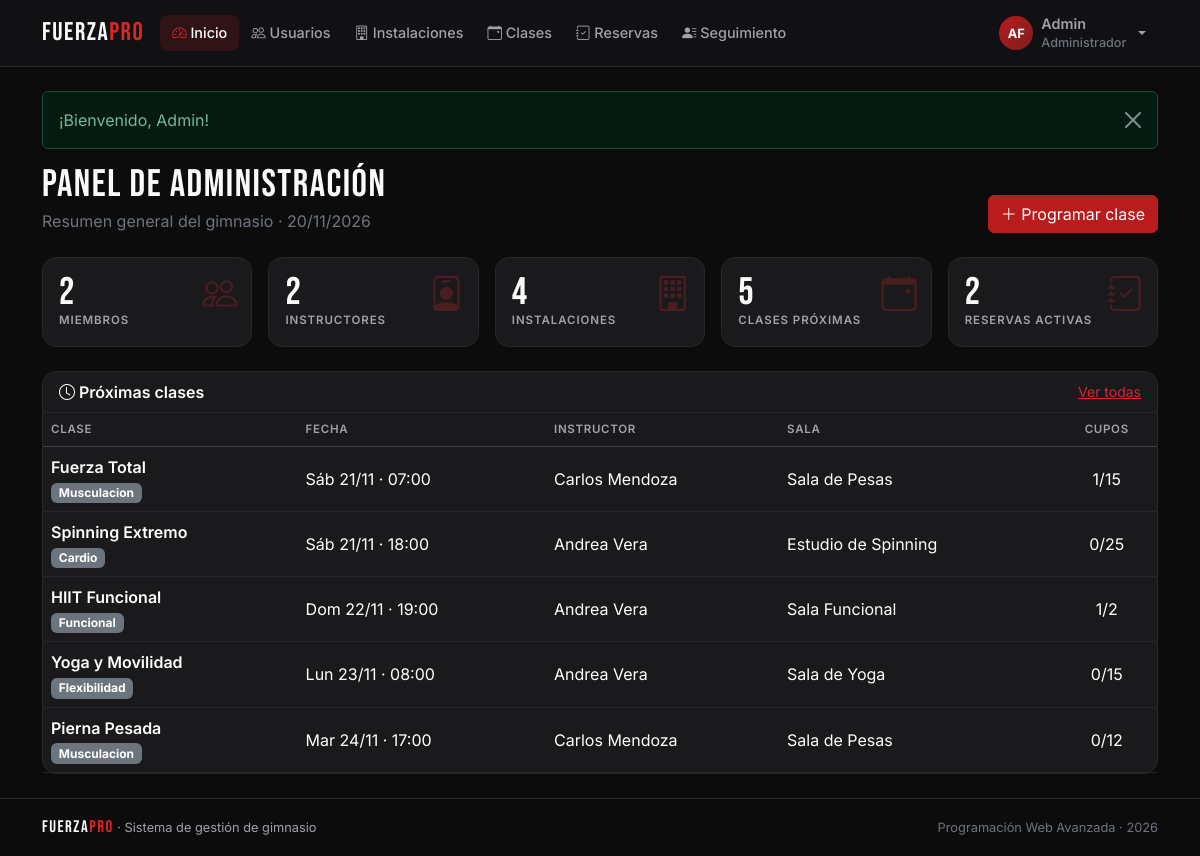
Page /index.php?r=inicio/index (signed in) on the committed database.
### tables this page shows
CREATE TABLE clases (
  id             INT AUTO_INCREMENT PRIMARY KEY,
  nombre         VARCHAR(50)  NOT NULL,
  tipo           VARCHAR(30)  NOT NULL,
  descripcion    VARCHAR(255) NULL,
  id_instructor  INT          NOT NULL,
  id_instalacion INT          NOT NULL,
  fecha_hora     DATETIME     NOT NULL,
  duracion_min   INT          NOT NULL DEFAULT 60,
  cupo           INT          NOT NULL DEFAULT 20,
  estado         ENUM('Programada','Cancelada') NOT NULL DEFAULT 'Programada',
  INDEX idx_clases_fecha (fecha_hora),
  CONSTRAINT fk_clases_instructor  FOREIGN KEY (id_instructor)  REFERENCES usuarios(id),
  CONSTRAINT fk_clases_instalacion FOREIGN KEY (id_instalacion) REFERENCES instalaciones(id)
);

CREATE TABLE instalaciones (
  id          INT AUTO_INCREMENT PRIMARY KEY,
  nombre      VARCHAR(50)  NOT NULL,
  tipo        VARCHAR(30)  NOT NULL,
  capacidad   INT          NOT NULL,
  descripcion VARCHAR(255) NULL
);

### core/Auth.php (called while the page is built, shortened)
<?php
class Auth
{
    public static function check(): bool
    {
        return isset($_SESSION['usuario']);
    }
    public static function user(): ?array
    {
        return $_SESSION['usuario'] ?? null;
    }
    public static function rol(): ?int
    {
        return $_SESSION['usuario']['id_rol'] ?? null;
    }
    public static function es(int ...$roles): bool
    {
        return self::check() && in_array(self::rol(), $roles, true);
    }
}

### core/Router.php (called while the page is built, shortened)
<?php
class Router
{
    public static function dispatch(string $ruta): void
    {
        if (!preg_match('#^([a-z]+)/([a-z]+)$#', $ruta, $m)) {
            self::noEncontrado();
        }
        [, $nombre, $accion] = $m;
        (new $clase())->$accion();
    }
}

### index.php (called while the page is built, shortened)
<?php
require __DIR__ . '/core/helpers.php';
require __DIR__ . '/core/Database.php';
require __DIR__ . '/core/Auth.php';
require __DIR__ . '/core/Model.php';
require __DIR__ . '/core/Controller.php';
require __DIR__ . '/core/Router.php';
Router::dispatch(is_string($_GET['r'] ?? null) ? $_GET['r'] : '');

### core/helpers.php (called while the page is built, shortened)
<?php
function e($valor): string
{
    return htmlspecialchars((string) ($valor ?? ''), ENT_QUOTES, 'UTF-8');
}
function url(string $ruta = 'inicio/index', array $params = []): string
{
    $params = array_merge(['r' => $ruta], $params);
    return 'index.php?' . http_build_query($params);
}
function asset(string $ruta): string
{
    $archivo = __DIR__ . '/../assets/' . $ruta;
    $version = is_file($archivo) ? filemtime($archivo) : 1;
    return 'assets/' . $ruta . '?v=' . $version;
}
function flash(?string $tipo = null, ?string $mensaje = null): array
{
    $mensajes = $_SESSION['flash'] ?? [];
    return $mensajes;
}
function fecha(?string $valor, bool $conHora = false): string
{
    $t = strtotime($valor);
    return $conHora ? date('d/m/Y H:i', $t) : date('d/m/Y', $t);
}
function fecha_clase(string $valor): string
{
    $t = strtotime($valor);
    $dias = ['Lun', 'Mar', 'Mié', 'Jue', 'Vie', 'Sáb', 'Dom'];
    return $dias[(int) date('N', $t) - 1] . ' ' . date('d/m', $t) . ' · ' . date('H:i', $t);
}
function iniciales(string $nombre, string $apellido = ''): string
{
    return mb_strtoupper(mb_substr($nombre, 0, 1) . mb_substr($apellido, 0, 1));
}

### core/Database.php (called while the page is built, shortened)
<?php
class Database
{
    private static ?PDO $pdo = null;
    public static function get(): PDO
    {
        if (self::$pdo === null) {
            $dsn = 'mysql:host=' . DB_HOST . ';port=' . DB_PORT
                 . ';dbname=' . DB_NAME . ';charset=utf8mb4';
            try {
                self::$pdo = new PDO($dsn, DB_USER, DB_PASS, [
                    PDO::ATTR_ERRMODE            => PDO::ERRMODE_EXCEPTION,
                    PDO::ATTR_DEFAULT_FETCH_MODE => PDO::FETCH_ASSOC,
                    PDO::ATTR_EMULATE_PREPARES   => false,
                ]);
                self::$pdo->exec("SET time_zone = '" . date('P') . "'");
            } catch (PDOException $e) {
                http_response_code(500);
                $detalle = DEBUG ? '<br><small>' . htmlspecialchars($e->getMessage()) . '</small>' : '';
                exit('<h3 style="font-family:sans-serif">No se pudo conectar a la base de datos.'
                    . ' Revise config/config.php e importe gimnasio.sql.' . $detalle . '</h3>');
            }
        }
        return self::$pdo;
    }
}

### core/Model.php (called while the page is built, shortened)
<?php
abstract class Model
{
    protected static function db(): PDO
    {
        return Database::get();
    }
    protected static function query(string $sql, array $params = []): PDOStatement
    {
        $st = self::db()->prepare($sql);
        $st->execute($params);
        return $st;
    }
}

### models/Clase.php (called while the page is built, shortened)
<?php
class Clase extends Model
{
    public static function listar(?int $instructor = null, string $periodo = 'proximas'): array
    {
        $sql = 'SELECT ' . self::COLUMNAS . self::DESDE . ' WHERE 1=1';
        $p = [];
        if ($periodo === 'proximas') $sql .= ' AND c.fecha_hora >= NOW()';
        $sql .= $periodo === 'pasadas' ? ' ORDER BY c.fecha_hora DESC' : ' ORDER BY c.fecha_hora';
        return self::query($sql, $p)->fetchAll();
    }
}

### views/inicio/admin.php (the view, shortened to what this page needs)
<?php
$metricas = [
    [$miembros, 'Miembros', 'people', url('usuarios/index', ['rol' => Auth::MIEMBRO])],
    [$instructores, 'Instructores', 'person-badge', url('usuarios/index', ['rol' => Auth::INSTRUCTOR])],
    [$instalaciones, 'Instalaciones', 'building', url('instalaciones/index')],
    [$clasesProx, 'Clases próximas', 'calendar-event', url('clases/index')],
    [$reservasAct, 'Reservas activas', 'journal-check', url('reservas/index', ['estado' => 'Reservada'])],
];
?>
<div class="fp-page-head">
  <div>
    <h1 class="fp-title">Panel de administración</h1>
    <p class="text-secondary mb-0">Resumen general del gimnasio · <?= fecha(date('Y-m-d')) ?></p>
  </div>
  <a href="<?= url('clases/index') ?>" class="btn btn-danger"><i class="bi bi-plus-lg"></i> Programar clase</a>
</div>
<div class="row g-3 mb-4">
  <?php foreach ($metricas as [$valor, $etiqueta, $icono, $link]): ?>
    <div class="col-6 col-md-4 col-xl">
      <a href="<?= $link ?>" class="card fp-card fp-stat h-100 text-decoration-none">
        <div class="card-body">
          <i class="bi bi-<?= $icono ?> fp-stat-icon"></i>
          <div class="fp-stat-value" data-contador="<?= (int) $valor ?>"><?= (int) $valor ?></div>
          <div class="fp-stat-label"><?= $etiqueta ?></div>
        </div>
      </a>
    </div>
  <?php endforeach; ?>
</div>
<div class="card fp-card">
  <div class="card-header d-flex justify-content-between align-items-center">
    <span class="fw-semibold"><i class="bi bi-clock"></i> Próximas clases</span>
    <a href="<?= url('clases/index') ?>" class="small link-danger">Ver todas</a>
  </div>
  <div class="table-responsive">
    <table class="table table-hover align-middle mb-0">
      <thead><tr><th>Clase</th><th>Fecha</th><th>Instructor</th><th>Sala</th><th class="text-center">Cupos</th></tr></thead>
      <tbody>
        <?php foreach ($proximas as $c): ?>
          <tr>
            <td><span class="fw-semibold"><?= e($c['nombre']) ?></span><br><span class="badge text-bg-secondary"><?= e($c['tipo']) ?></span></td>
            <td><?= fecha_clase($c['fecha_hora']) ?></td>
            <td><?= e($c['instructor']) ?></td>
            <td><?= e($c['instalacion']) ?></td>
            <td class="text-center"><?= (int) $c['ocupados'] ?>/<?= (int) $c['cupo'] ?></td>
          </tr>
        <?php endforeach; ?>
      </tbody>
    </table>
  </div>
</div>

### controllers/InicioController.php (shortened to what this page needs)
<?php
class InicioController extends Controller
{
    public function index(): void
    {
        if (Auth::es(Auth::ADMIN)) {
            $porRol = Usuario::contarPorRol();
            $this->view('inicio/admin', [
                'titulo'        => 'Panel de administración',
                'miembros'      => $porRol[Auth::MIEMBRO] ?? 0,
                'instructores'  => $porRol[Auth::INSTRUCTOR] ?? 0,
                'instalaciones' => count(Instalacion::all()),
                'clasesProx'    => Clase::contarProximas(),
                'reservasAct'   => Reserva::contarActivas(),
                'proximas'      => array_slice(Clase::listar(null, 'proximas'), 0, 6),
            ]);
            return;
        }
    }
}

### core/Controller.php (shortened to what this page needs)
<?php
abstract class Controller
{
    protected function view(string $vista, array $datos = [], bool $layout = true): void
    {
        extract($datos);
        if ($layout) require __DIR__ . '/../views/layout/header.php';
        require __DIR__ . '/../views/' . $vista . '.php';
        if ($layout) require __DIR__ . '/../views/layout/footer.php';
    }
}

### views/layout/header.php (shortened to what this page needs)
<?php
$rutaActual = is_string($_GET['r'] ?? null) ? $_GET['r'] : '';
$usuario = Auth::user();
$activo = fn(string $modulo) => str_starts_with($rutaActual, $modulo . '/') ? 'active' : '';
$menu = [];
if (Auth::es(Auth::ADMIN)) {
    $menu = [
        ['inicio', 'inicio/index', 'speedometer2', 'Inicio'],
        ['usuarios', 'usuarios/index', 'people', 'Usuarios'],
        ['instalaciones', 'instalaciones/index', 'building', 'Instalaciones'],
        ['clases', 'clases/index', 'calendar-event', 'Clases'],
        ['reservas', 'reservas/index', 'journal-check', 'Reservas'],
        ['miembros', 'miembros/index', 'person-lines-fill', 'Seguimiento'],
    ];
} elseif (Auth::es(Auth::INSTRUCTOR)) {
    $menu = [
        ['inicio', 'inicio/index', 'speedometer2', 'Inicio'],
        ['clases', 'clases/index', 'calendar-event', 'Mis clases'],
        ['miembros', 'miembros/index', 'person-lines-fill', 'Miembros'],
    ];
}
?>
<!doctype html>
<html lang="es" data-bs-theme="dark">
<head>
  <link rel="stylesheet" href="https://cdn.jsdelivr.net/npm/bootstrap@5.3.3/dist/css/bootstrap.min.css">
  <link rel="stylesheet" href="https://cdn.jsdelivr.net/npm/bootstrap-icons@1.11.3/font/bootstrap-icons.min.css">
  <link rel="stylesheet" href="<?= asset('css/styles.css') ?>">
</head>
<body>
<?php if ($usuario): ?>
<nav class="navbar navbar-expand-lg fp-navbar sticky-top">
  <div class="container">
    <a class="navbar-brand fp-logo" href="<?= url('inicio/index') ?>">FUERZA<span>PRO</span></a>
    <div class="collapse navbar-collapse" id="menuPrincipal">
      <ul class="navbar-nav me-auto mb-2 mb-lg-0">
        <?php foreach ($menu as [$mod, $ruta, $icono, $texto]): ?>
          <li class="nav-item">
            <a class="nav-link <?= $activo($mod) ?>" href="<?= url($ruta) ?>">
              <i class="bi bi-<?= $icono ?>"></i> <?= $texto ?>
            </a>
          </li>
        <?php endforeach; ?>
      </ul>
      <div class="dropdown">
        <button class="btn btn-link nav-link dropdown-toggle d-flex align-items-center gap-2" data-bs-toggle="dropdown" aria-expanded="false">
          <span class="fp-avatar"><?= e(iniciales($usuario['nombre'], $usuario['apellido'])) ?></span>
          <span class="text-start lh-sm">
            <span class="d-block fw-semibold"><?= e($usuario['nombre']) ?></span>
            <small class="text-secondary"><?= e($usuario['rol']) ?></small>
          </span>
        </button>
      </div>
    </div>
  </div>
</nav>
<?php endif; ?>
<main class="container py-4 fp-main">
  <?php foreach (flash() as $f): ?>
    <div class="alert alert-<?= e($f['tipo']) ?> alert-dismissible fade show fp-flash" role="alert">
      <?= e($f['mensaje']) ?>
      <button type="button" class="btn-close" data-bs-dismiss="alert" aria-label="Cerrar"></button>
    </div>
  <?php endforeach; ?>

### views/layout/footer.php (shortened to what this page needs)
</main>
<footer class="fp-footer">
  <div class="container d-flex flex-wrap justify-content-between gap-2">
    <span><span class="fp-logo small">FUERZA<span>PRO</span></span> · Sistema de gestión de gimnasio</span>
    <span class="text-secondary">Programación Web Avanzada · <?= date('Y') ?></span>
  </div>
</footer>
<div class="toast-container position-fixed bottom-0 end-0 p-3" id="toasts"></div>
</body>
</html>

### assets/css/styles.css (style rules this page uses)
:root { --fp-bg: #0c0c0d; --fp-sur: #131315; --fp-card: #1a1a1d; --fp-brd: #27272a; --fp-brd2: #3f3f46; --fp-acc: #b91c1c; --fp-acch: #dc2626; --fp-txt: #fafafa; --fp-txt2: #a1a1aa; --fp-ok: #22c55e; --fp-radio: 14px; }
[data-bs-theme="dark"] { --bs-body-bg: var(--fp-bg); --bs-body-color: var(--fp-txt); --bs-secondary-color: var(--fp-txt2); --bs-border-color: var(--fp-brd); --bs-tertiary-bg: var(--fp-sur); --bs-body-font-family: 'Inter', system-ui, sans-serif; --bs-danger: var(--fp-acch); --bs-danger-rgb: 220, 38, 38; --bs-link-color-rgb: 250, 250, 250; }
.btn-danger { --bs-btn-bg: var(--fp-acc); --bs-btn-border-color: var(--fp-acc); --bs-btn-hover-bg: var(--fp-acch); --bs-btn-hover-border-color: var(--fp-acch); --bs-btn-active-bg: #991b1b; }
.table { --bs-table-bg: transparent; --bs-table-hover-bg: rgba(255,255,255,.03); margin-bottom: 0; }
.table > thead th { font-size: .72rem; text-transform: uppercase; letter-spacing: .06em; color: var(--fp-txt2); font-weight: 600; border-bottom-color: var(--fp-brd2); }
body { min-height: 100vh; display: flex; flex-direction: column; -webkit-font-smoothing: antialiased; }
.fp-main { flex: 1; }
.fp-logo, .fp-title, .fp-display, .fp-stat-value { font-family: 'Bebas Neue', sans-serif; letter-spacing: 1.5px; }
.fp-logo { font-size: 1.6rem; color: var(--fp-txt); line-height: 1; }
.fp-logo span { color: var(--fp-acch); }
.fp-logo.small { font-size: 1.05rem; }
.fp-title { font-size: clamp(1.8rem, 4vw, 2.4rem); margin-bottom: .2rem; line-height: 1.05; }
.fp-page-head { display: flex; flex-wrap: wrap; justify-content: space-between; align-items: flex-end; gap: 1rem; margin-bottom: 1.5rem; }
.fp-navbar { background: rgba(19, 19, 21, .92); backdrop-filter: blur(10px); border-bottom: 1px solid var(--fp-brd); }
.fp-navbar .nav-link { color: var(--fp-txt2); font-weight: 500; font-size: .9rem; border-radius: 8px; padding: .45rem .75rem !important; transition: color .2s, background .2s; }
.fp-navbar .nav-link.active { color: #fff; background: rgba(220, 38, 38, .15); }
.fp-navbar .nav-link.active i { color: var(--fp-acch); }
.fp-avatar { width: 34px; height: 34px; border-radius: 50%; background: linear-gradient(135deg, var(--fp-acc), #7f1d1d); color: #fff; display: inline-flex; align-items: center; justify-content: center; font-weight: 700; font-size: .8rem; flex-shrink: 0; }
.fp-footer { border-top: 1px solid var(--fp-brd); padding: 1.2rem 0; font-size: .8rem; color: var(--fp-txt2); }
.fp-card { background: var(--fp-card); border: 1px solid var(--fp-brd); border-radius: var(--fp-radio); color: var(--fp-txt); transition: border-color .2s, transform .2s; }
.fp-card > .card-header, .fp-card > .card-footer { background: transparent; border-color: var(--fp-brd); }
.fp-stat { position: relative; overflow: hidden; }
.fp-stat-icon { position: absolute; right: 14px; top: 10px; font-size: 2.2rem; color: rgba(220, 38, 38, .25); }
.fp-stat-value { font-size: 2.4rem; line-height: 1; color: var(--fp-txt); }
.fp-stat-label { font-size: .72rem; text-transform: uppercase; letter-spacing: .08em; color: var(--fp-txt2); font-weight: 600; }
.fp-main > * { animation: aparecer .35s ease both; }

### rows in the picture
clases: nombre "Fuerza Total", tipo "Musculacion", fecha_hora "Sáb 21/11 · 07:00", instructor "Carlos Mendoza", id_instalacion.nombre "Sala de Pesas", ocupados "1", cupo "15"
clases: nombre "Spinning Extremo", tipo "Cardio", fecha_hora "Sáb 21/11 · 18:00", instructor "Andrea Vera", id_instalacion.nombre "Estudio de Spinning", ocupados "0", cupo "25"
clases: nombre "HIIT Funcional", tipo "Funcional", fecha_hora "Dom 22/11 · 19:00", instructor "Andrea Vera", id_instalacion.nombre "Sala Funcional", ocupados "1", cupo "2"
clases: nombre "Yoga y Movilidad", tipo "Flexibilidad", fecha_hora "Lun 23/11 · 08:00", instructor "Andrea Vera", id_instalacion.nombre "Sala de Yoga", ocupados "0", cupo "15"
clases: nombre "Pierna Pesada", tipo "Musculacion", fecha_hora "Mar 24/11 · 17:00", instructor "Carlos Mendoza", id_instalacion.nombre "Sala de Pesas", ocupados "0", cupo "12"

### other values in the picture
$texto "Inicio"
$texto "Usuarios"
$texto "Instalaciones"
$texto "Clases"
$texto "Reservas"
$texto "Seguimiento"
iniciales($usuario['nombre'], $usuario['apellido']) "AF"
$usuario['nombre'] "Admin"
$usuario['rol'] "Administrador"
$f['mensaje'] "¡Bienvenido, Admin!"
$valor "2"
$etiqueta "MIEMBROS"
$etiqueta "INSTRUCTORES"
$valor "4"
$etiqueta "INSTALACIONES"
